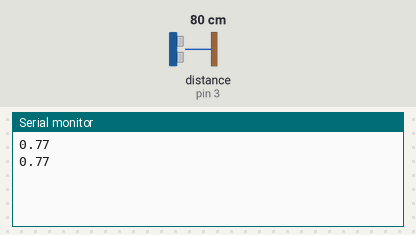
This sketch was run on a simulated Arduino Uno, built with avr-gcc and run on an emulated ATmega328P. On the bench: the last lines printed to the serial monitor. Wiring (inferred from the names in the program): ultrasonic range finder: trigger pin 2; echo pin 3. The inputs (shaded band) are chosen by the test bench; at power-on: distance to the obstacle (sensor on pin 3) 80 cm. The echo pulse lasts 58.3 µs per cm.

Above: at 1.8 s.
1.9 s: distance to the obstacle (sensor on pin 3) set to 2 cm
At 2.4 s:
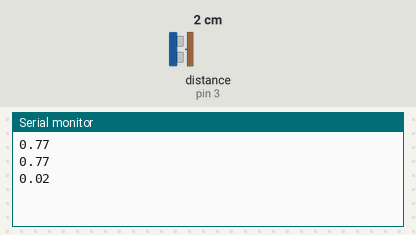
3.4 s: distance to the obstacle (sensor on pin 3) set to 4 cm
At 4.8 s:
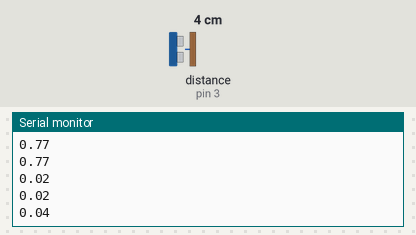
Timing chart, 0 to 6.4 s (numbered marks = the images above; inputs shaded):
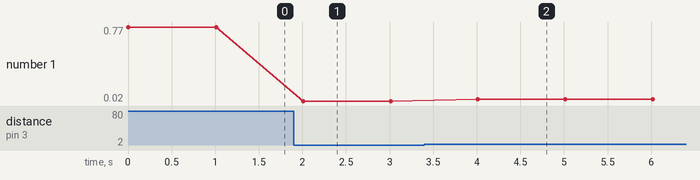

Measured:
- after the input at 1.9 s, the serial monitor: prints a new line after 0.11 s (image 1)
- after the input at 3.4 s, the serial monitor: prints a new line after 0.61 s (image 2)
- plotted number 1: 0.77 → 0.02 after the input at 1.9 s, 0.02 → 0.04 after the input at 3.4 s

The sketch:

sketch_may06a.ino
```cpp
int trigPin=2;
int echoPin=3;

float waveTime;
float distance;
float speedSound=0.000331; //meter per microsecond
void setup() {
  // put your setup code here, to run once:
Serial.begin(115200);
pinMode(trigPin,OUTPUT);
pinMode(echoPin,INPUT);
}

void loop() {
  // put your main code here, to run repeatedly:
digitalWrite(trigPin,LOW);
delayMicroseconds(10);
digitalWrite(trigPin,HIGH);
delayMicroseconds(10);
digitalWrite(trigPin,LOW);
waveTime=pulseIn(echoPin,HIGH);
//Wave time is time for wave to travel both ways
distance=speedSound*waveTime/2.;
Serial.println(distance);
delay(1000);

}
```
